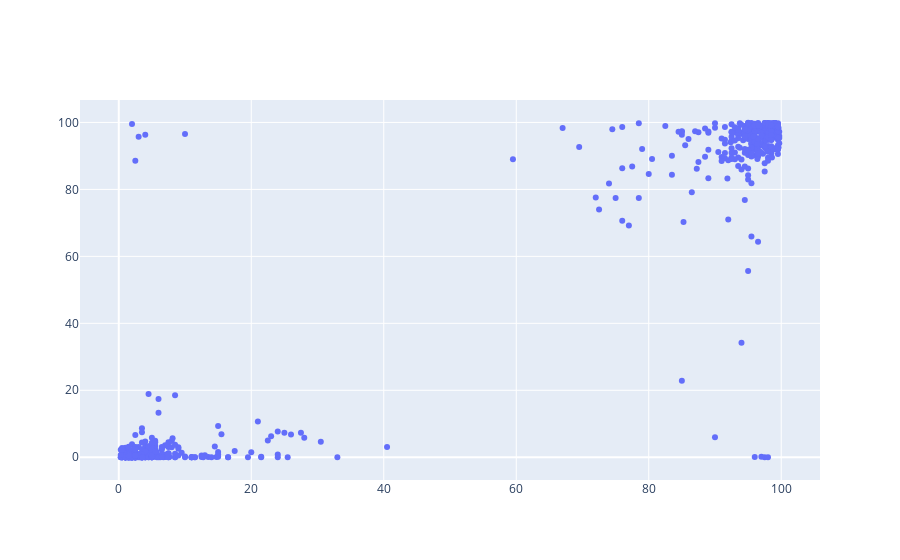

Notebook source saved alongside this figure:
### Code cell
fig = go.Figure(data=go.Scatter(
    x = df['real_top'],
    y = df['predicted_top'],
    mode = 'markers',
    hovertext = df['Index']  # this line adds the index as hover text
))

fig.show()

### Figure 1 — Plotly figure (JSON) as saved in the notebook; plotly's stock layout.template omitted (floating-point values rounded to 4 significant figures; data arrays with more than 128 entries replaced by an {"elided": "..."} marker saying what was removed)
{"data": [{"hovertext": {"elided": "686 int values"}, "mode": "markers", "type": "scatter", "x": {"elided": "686 float values"}, "y": {"elided": "686 float values"}}], "layout": {}}
